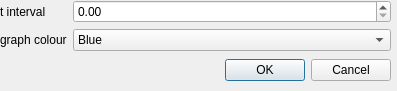
<?xml version="1.0" encoding="UTF-8"?>
<ui version="4.0">
 <class>Dialog</class>
 <widget class="QDialog" name="Dialog">
  <property name="geometry">
   <rect>
    <x>0</x>
    <y>0</y>
    <width>397</width>
    <height>91</height>
   </rect>
  </property>
  <property name="windowTitle">
   <string>Dialog</string>
  </property>
  <widget class="QWidget" name="gridLayoutWidget">
   <property name="geometry">
    <rect>
     <x>0</x>
     <y>0</y>
     <width>391</width>
     <height>81</height>
    </rect>
   </property>
   <layout class="QGridLayout" name="gridLayout">
    <property name="sizeConstraint">
     <enum>QLayout::SetNoConstraint</enum>
    </property>
    <item row="1" column="0">
     <widget class="QDialogButtonBox" name="buttonBox">
      <property name="orientation">
       <enum>Qt::Horizontal</enum>
      </property>
      <property name="standardButtons">
       <set>QDialogButtonBox::Cancel|QDialogButtonBox::Ok</set>
      </property>
     </widget>
    </item>
    <item row="0" column="0">
     <layout class="QFormLayout" name="mainLayout">
      <property name="sizeConstraint">
       <enum>QLayout::SetNoConstraint</enum>
      </property>
      <item row="0" column="0">
       <widget class="QLabel" name="tIntervalLabel">
        <property name="text">
         <string>t interval</string>
        </property>
       </widget>
      </item>
      <item row="1" column="0">
       <widget class="QLabel" name="graphColourLabel">
        <property name="text">
         <string>graph colour</string>
        </property>
       </widget>
      </item>
      <item row="0" column="1">
       <widget class="QDoubleSpinBox" name="doubleSpinBox"/>
      </item>
      <item row="1" column="1">
       <widget class="QComboBox" name="comboBox">
        <item>
         <property name="text">
          <string>Blue</string>
         </property>
        </item>
        <item>
         <property name="text">
          <string>Black</string>
         </property>
        </item>
        <item>
         <property name="text">
          <string>Green</string>
         </property>
        </item>
        <item>
         <property name="text">
          <string>Red</string>
         </property>
        </item>
       </widget>
      </item>
     </layout>
    </item>
   </layout>
  </widget>
 </widget>
 <resources/>
 <connections>
  <connection>
   <sender>buttonBox</sender>
   <signal>accepted()</signal>
   <receiver>Dialog</receiver>
   <slot>accept()</slot>
   <hints>
    <hint type="sourcelabel">
     <x>248</x>
     <y>254</y>
    </hint>
    <hint type="destinationlabel">
     <x>157</x>
     <y>274</y>
    </hint>
   </hints>
  </connection>
  <connection>
   <sender>buttonBox</sender>
   <signal>rejected()</signal>
   <receiver>Dialog</receiver>
   <slot>reject()</slot>
   <hints>
    <hint type="sourcelabel">
     <x>316</x>
     <y>260</y>
    </hint>
    <hint type="destinationlabel">
     <x>286</x>
     <y>274</y>
    </hint>
   </hints>
  </connection>
 </connections>
</ui>
